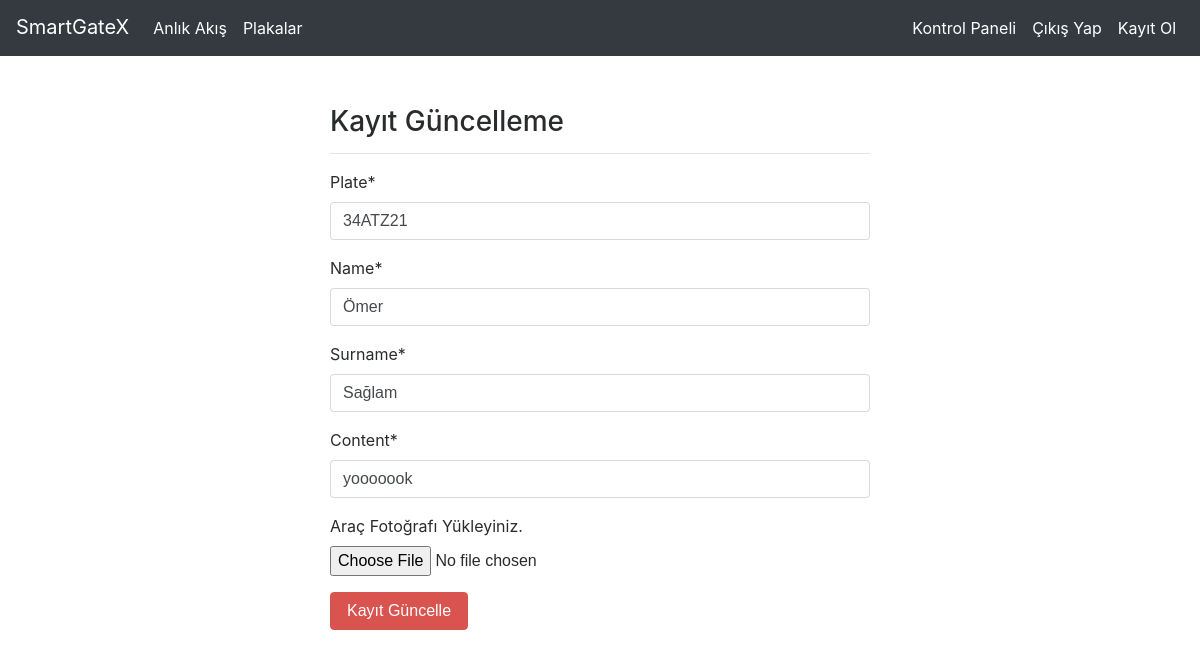
/plates/update/3 (signed in), run on the app's committed database.
### plate/models.py (models this page shows, shortened)
class Plate(models.Model):
    attendant=models.ForeignKey("auth.user",on_delete=models.CASCADE)       #Eğer bir kullanıcı silinirse ona ait tüm plakalar ve veriler yok olur.
    plate=models.CharField(max_length=10) #Başlık oluşturma,max uzunluk 50 karakter
    name=models.CharField(max_length=20)
    surname=models.CharField(max_length=20)
    content=models.CharField(max_length=50) #Başlık oluşturma,max uzunluk 50 karakter
    created_date=models.DateTimeField(auto_now_add=True)
    car_image=models.FileField(blank=True,null=True,verbose_name="Araç Fotoğrafı Yükleyiniz.")

### plate/views.py (the view)
# urls.py: path('update/<int:id>', views.updatePlate, name="update"),
@login_required(login_url="user:login")
def updatePlate(request,id):
    plate=get_object_or_404(Plate,id=id)
    form=PlateForm(request.POST or None,request.FILES or None,instance=plate)
    if form.is_valid():
        plate = form.save(commit=False)
        plate.attendant = request.user
        plate.save()
        messages.success(request, "Plaka Başarıyla Güncellenmiştir!")
        return redirect("plate:dashboard")
    return  render(request,"update.html",{"form":form})

### plate/forms.py
class PlateForm(forms.ModelForm):
    class Meta:
        model=Plate
        fields=["plate","name","surname","content","car_image"]
    pass

### templates/update.html (shortened to what this page needs)
{% extends "layout.html" %}
{% block body %}
{% load crispy_forms_tags %}
<div class="row">
  <div class="col-md-6 offset-md-3">
        <h3>Kayıt Güncelleme</h3>
        <hr>
        <form method="POST" enctype="multipart/form-data">
            {{form|crispy}}
            <button type = "submit" class = "btn btn-danger">Kayıt Güncelle</button>
             <br>
        </form>
      </div>
</div>
{% endblock body %}

### data on the page
Plate: plate "34ATZ21", name "Ömer", surname "Sağlam", content "yooooook"
